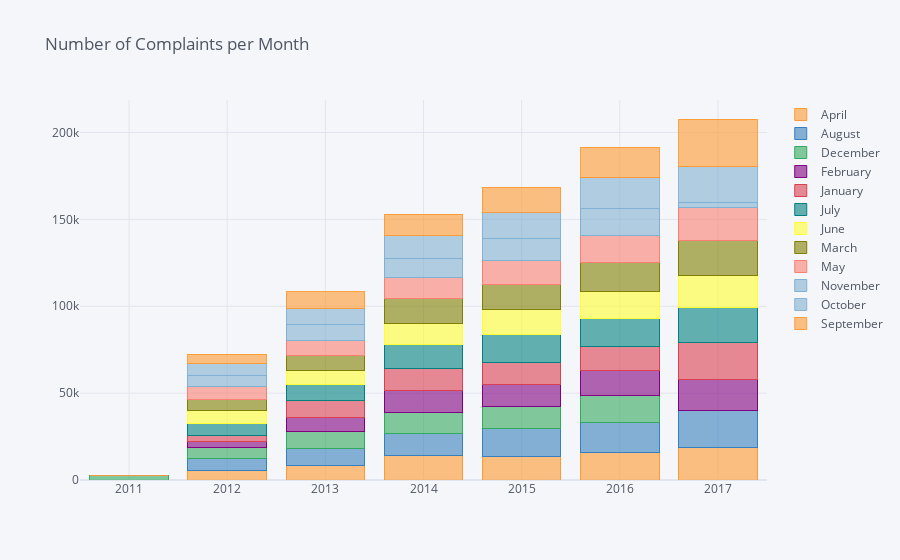

Write notebook code for a chart like this one.
### Code cell
import cufflinks as cf
from plotly.offline import iplot, init_notebook_mode, plot
cf.go_offline()

pd.crosstab(data['Year'],data['Month']).iplot(kind='bar',barmode='stack',
                                                        title='Number of Complaints per Month')

### Figure 1 — Plotly figure (JSON) as saved in the notebook; plotly's stock layout.template omitted (floating-point values rounded to 4 significant figures)
{"data": [{"marker": {"color": "rgba(255, 153, 51, 0.6)", "line": {"color": "rgba(255, 153, 51, 1.0)", "width": 1}}, "name": "April", "orientation": "v", "text": "", "type": "bar", "x": [2011, 2012, 2013, 2014, 2015, 2016, 2017], "y": [0, 5703, 8633, 13840, 13759, 15608, 18524]}, {"marker": {"color": "rgba(55, 128, 191, 0.6)", "line": {"color": "rgba(55, 128, 191, 1.0)", "width": 1}}, "name": "August", "orientation": "v", "text": "", "type": "bar", "x": [2011, 2012, 2013, 2014, 2015, 2016, 2017], "y": [0, 6877, 9565, 13188, 15771, 17697, 21362]}, {"marker": {"color": "rgba(50, 171, 96, 0.6)", "line": {"color": "rgba(50, 171, 96, 1.0)", "width": 1}}, "name": "December", "orientation": "v", "text": "", "type": "bar", "x": [2011, 2012, 2013, 2014, 2015, 2016, 2017], "y": [2536, 6238, 9474, 11684, 12884, 15342, 0]}, {"marker": {"color": "rgba(128, 0, 128, 0.6)", "line": {"color": "rgba(128, 0, 128, 1.0)", "width": 1}}, "name": "February", "orientation": "v", "text": "", "type": "bar", "x": [2011, 2012, 2013, 2014, 2015, 2016, 2017], "y": [0, 3509, 8349, 13048, 12685, 14147, 18120]}, {"marker": {"color": "rgba(219, 64, 82, 0.6)", "line": {"color": "rgba(219, 64, 82, 1.0)", "width": 1}}, "name": "January", "orientation": "v", "text": "", "type": "bar", "x": [2011, 2012, 2013, 2014, 2015, 2016, 2017], "y": [0, 3230, 9741, 12619, 12630, 13842, 21011]}, {"marker": {"color": "rgba(0, 128, 128, 0.6)", "line": {"color": "rgba(0, 128, 128, 1.0)", "width": 1}}, "name": "July", "orientation": "v", "text": "", "type": "bar", "x": [2011, 2012, 2013, 2014, 2015, 2016, 2017], "y": [0, 6755, 9271, 13417, 15921, 16044, 20403]}, {"marker": {"color": "rgba(255, 255, 51, 0.6)", "line": {"color": "rgba(255, 255, 51, 1.0)", "width": 1}}, "name": "June", "orientation": "v", "text": "", "type": "bar", "x": [2011, 2012, 2013, 2014, 2015, 2016, 2017], "y": [0, 7841, 8035, 12520, 14521, 16071, 18544]}, {"marker": {"color": "rgba(128, 128, 0, 0.6)", "line": {"color": "rgba(128, 128, 0, 1.0)", "width": 1}}, "name": "March", "orientation": "v", "text": "", "type": "bar", "x": [2011, 2012, 2013, 2014, 2015, 2016, 2017], "y": [0, 6230, 8784, 13943, 14519, 16618, 19768]}, {"marker": {"color": "rgba(251, 128, 114, 0.6)", "line": {"color": "rgba(251, 128, 114, 1.0)", "width": 1}}, "name": "May", "orientation": "v", "text": "", "type": "bar", "x": [2011, 2012, 2013, 2014, 2015, 2016, 2017], "y": [0, 7617, 8170, 12169, 13688, 15519, 19285]}, {"marker": {"color": "rgba(128, 177, 211, 0.6)", "line": {"color": "rgba(128, 177, 211, 1.0)", "width": 1}}, "name": "November", "orientation": "v", "text": "", "type": "bar", "x": [2011, 2012, 2013, 2014, 2015, 2016, 2017], "y": [0, 6139, 9319, 11258, 12899, 15209, 2841]}, {"marker": {"color": "rgba(128, 177, 211, 0.6)", "line": {"color": "rgba(128, 177, 211, 0.8999999999999999)", "width": 1}}, "name": "October", "orientation": "v", "text": "", "type": "bar", "x": [2011, 2012, 2013, 2014, 2015, 2016, 2017], "y": [0, 6741, 9241, 12902, 14904, 17821, 20531]}, {"marker": {"color": "rgba(255, 153, 51, 0.6)", "line": {"color": "rgba(255, 153, 51, 0.8999999999999999)", "width": 1}}, "name": "September", "orientation": "v", "text": "", "type": "bar", "x": [2011, 2012, 2013, 2014, 2015, 2016, 2017], "y": [0, 5493, 9636, 12465, 14339, 17587, 27389]}], "layout": {"barmode": "stack", "legend": {"bgcolor": "#F5F6F9", "font": {"color": "#4D5663"}, "traceorder": "normal"}, "paper_bgcolor": "#F5F6F9", "plot_bgcolor": "#F5F6F9", "title": {"font": {"color": "#4D5663"}, "text": "Number of Complaints per Month"}, "xaxis": {"gridcolor": "#E1E5ED", "showgrid": true, "tickfont": {"color": "#4D5663"}, "title": {"font": {"color": "#4D5663"}, "text": ""}, "zerolinecolor": "#E1E5ED"}, "yaxis": {"gridcolor": "#E1E5ED", "showgrid": true, "tickfont": {"color": "#4D5663"}, "title": {"font": {"color": "#4D5663"}, "text": ""}, "zerolinecolor": "#E1E5ED"}}}
